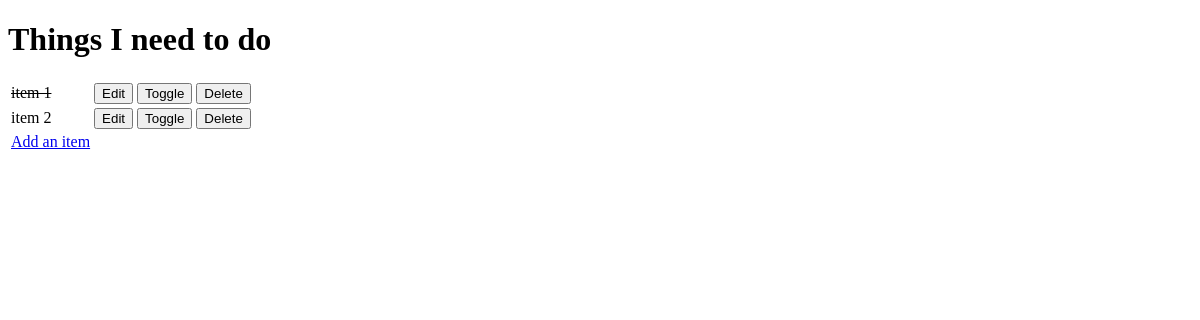
The app's page /, older data.
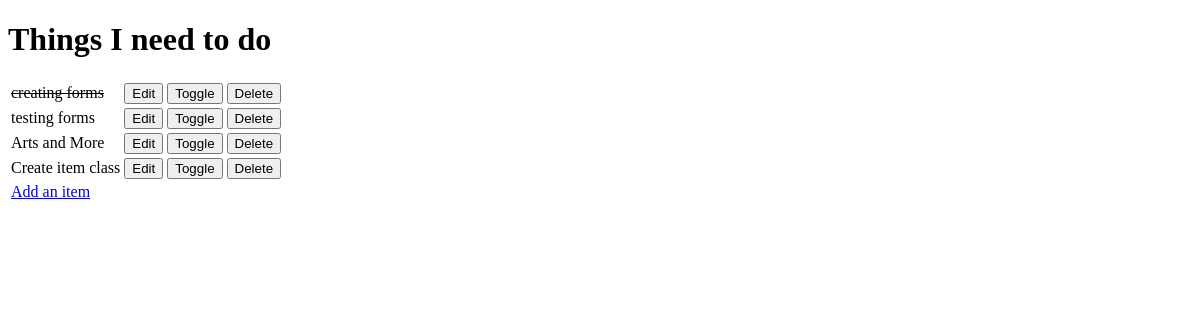
The same page, newer data.
### todo/models.py (models this page shows, shortened)
class items(models.Model):
    name = models.CharField(max_length=50, null=False, blank=False)
    done = models.BooleanField(null=False, blank=False, default=False)

### todo/views.py (the view)
# urls.py: path('', views.get_todo_list, name='get_todo_list'),
def get_todo_list(request):
    items1 = items.objects.all()
    context = {
        'items': items1
    }
    return render(request, 'todo/todo_list.html', context)

### todo/templates/todo/todo_list.html (shortened to what this page needs)
<!DOCTYPE html>
<html lang="en">
<head>
</head>
<body>
    <h1>Things I need to do</h1>
    <table>
    {% for item in items %}
        <tr>
            {% if item.done %}
            <td>
                <strike>{{ item.name }}</strike>
            </td>
            {% else %}
            <td>
                {{ item.name }}
            </td>
            {% endif %}
            <td>
                <a href="/edit/{{ item.id }}">
                    <button>Edit</button>
                </a>
            </td>
            <td>
                <a href="/toggle/{{ item.id }}">
                    <button>Toggle</button>
                </a>
            </td>
            <td>
                <a href="/delete/{{ item.id }}">
                    <button>Delete</button>
                </a>
            </td>
            {% empty %}
            <tr><td>You have nothing to do</td></tr>
        </tr>
    {% endfor %}
    <tr><td><a href="add">Add an item</a></td></tr>
    </table>
</body>
</html>

Row changes from the older to the newer data that the page shows:
removed items: name "item 1"
removed items: name "item 2"
added items: name "creating forms"
added items: name "testing forms"
added items: name "Arts and More"
added items: name "Create item class"
